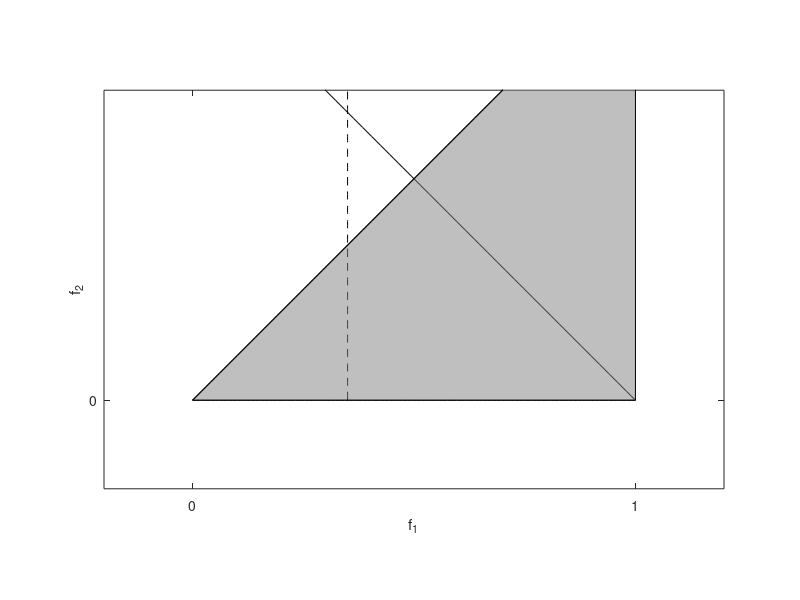

Source code (MATLAB):
% Define the range for x
x = linspace(0, 1, 100);

% Define the lines
y1 = x;
y2 = 1 - x;
y3 = zeros(size(x));

% Plot the lines in grayscale
figure;
plot(x, y1, 'k', 'DisplayName', 'y = x'); hold on; % 'k' is black
plot(x, y2, 'k', 'DisplayName', 'y = 1-x');
plot(x, y3, 'k', 'DisplayName', 'y = 0');
% Add the vertical dashed line at x = 0.25
y_vline = linspace(0, 1, 100); % y values from 0 to 1
x_vline = 0.35 * ones(size(y_vline)); % x value is 0.25
plot(x_vline, y_vline, 'k--', 'DisplayName', 'x = 0.25');

% Fill the area between the lines to form the triangle in grayscale
fill([x fliplr(x)], [y1 fliplr(y3)], [0.5 0.5 0.5], 'FaceAlpha', 0.5); % [0.5 0.5 0.5] is gray

% Set limits and labels
xlim([-0.2 1.2]);
ylim([-0.2 0.7]);
xlabel('f_1');
ylabel('f_2');
xticks([0,1])
yticks([0,1])
%title('Triangle Bounded by y=x, y=1-x, y=0 (Grayscale)');

% Display grid
grid off;
axis equal;